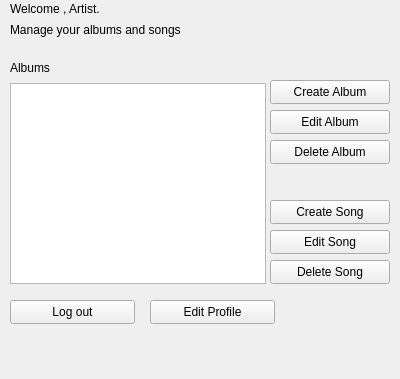
<?xml version="1.0" encoding="UTF-8"?>
<ui version="4.0">
 <class>ArtistWindow</class>
 <widget class="QWidget" name="ArtistWindow">
  <property name="geometry">
   <rect>
    <x>0</x>
    <y>0</y>
    <width>400</width>
    <height>379</height>
   </rect>
  </property>
  <property name="windowTitle">
   <string>Spotify _ Artist</string>
  </property>
  <widget class="QPushButton" name="deleteSongButton">
   <property name="geometry">
    <rect>
     <x>270</x>
     <y>260</y>
     <width>120</width>
     <height>24</height>
    </rect>
   </property>
   <property name="text">
    <string>Delete Song</string>
   </property>
  </widget>
  <widget class="QLabel" name="artistPanelLabel">
   <property name="geometry">
    <rect>
     <x>10</x>
     <y>0</y>
     <width>256</width>
     <height>18</height>
    </rect>
   </property>
   <property name="text">
    <string>Welcome , Artist.</string>
   </property>
  </widget>
  <widget class="QPushButton" name="logoutButton">
   <property name="geometry">
    <rect>
     <x>10</x>
     <y>300</y>
     <width>125</width>
     <height>24</height>
    </rect>
   </property>
   <property name="text">
    <string>Log out</string>
   </property>
  </widget>
  <widget class="QPushButton" name="editAlbumButton">
   <property name="geometry">
    <rect>
     <x>270</x>
     <y>110</y>
     <width>120</width>
     <height>24</height>
    </rect>
   </property>
   <property name="text">
    <string>Edit Album</string>
   </property>
  </widget>
  <widget class="QPushButton" name="createSongButton">
   <property name="geometry">
    <rect>
     <x>270</x>
     <y>200</y>
     <width>120</width>
     <height>24</height>
    </rect>
   </property>
   <property name="text">
    <string>Create Song</string>
   </property>
  </widget>
  <widget class="QPushButton" name="deleteAlbumButton">
   <property name="geometry">
    <rect>
     <x>270</x>
     <y>140</y>
     <width>120</width>
     <height>24</height>
    </rect>
   </property>
   <property name="text">
    <string>Delete Album</string>
   </property>
  </widget>
  <widget class="QListWidget" name="listWidget">
   <property name="geometry">
    <rect>
     <x>10</x>
     <y>83</y>
     <width>256</width>
     <height>201</height>
    </rect>
   </property>
  </widget>
  <widget class="QPushButton" name="createAlbumButton">
   <property name="geometry">
    <rect>
     <x>270</x>
     <y>80</y>
     <width>120</width>
     <height>24</height>
    </rect>
   </property>
   <property name="text">
    <string>Create Album</string>
   </property>
  </widget>
  <widget class="QPushButton" name="editProfileButton">
   <property name="geometry">
    <rect>
     <x>150</x>
     <y>300</y>
     <width>125</width>
     <height>24</height>
    </rect>
   </property>
   <property name="text">
    <string>Edit Profile</string>
   </property>
  </widget>
  <widget class="QPushButton" name="editSongButton">
   <property name="geometry">
    <rect>
     <x>270</x>
     <y>230</y>
     <width>120</width>
     <height>24</height>
    </rect>
   </property>
   <property name="text">
    <string>Edit Song</string>
   </property>
  </widget>
  <widget class="QLabel" name="label">
   <property name="geometry">
    <rect>
     <x>10</x>
     <y>20</y>
     <width>231</width>
     <height>20</height>
    </rect>
   </property>
   <property name="text">
    <string>Manage your albums and songs</string>
   </property>
  </widget>
  <widget class="QLabel" name="label_2">
   <property name="geometry">
    <rect>
     <x>10</x>
     <y>60</y>
     <width>49</width>
     <height>16</height>
    </rect>
   </property>
   <property name="text">
    <string>Albums</string>
   </property>
  </widget>
 </widget>
 <resources/>
 <connections/>
</ui>
